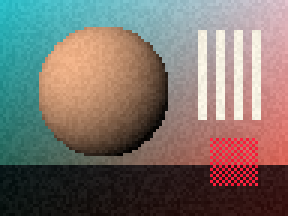
#> input picture tests/golden/fixtures/originals/90f63300d51794ea.jpg, 96 x 72 px (shown 3 times larger)
$ python fetch-corpus.py ../../tests/golden/fixtures
#> lines starting #> are read from the running program, lines starting #| are printed output that depends on the picture
#!/usr/bin/env python3
"""Fetch the fixed public-domain benchmark corpus and resize it to the benchmark widths.

Usage: scripts/bench/fetch-corpus.py [DEST_DIR]   (default: ./bench-corpus, git-ignored)

Needs Python 3 with Pillow. Originals are cached in DEST_DIR/originals so reruns are offline.
Every source is public domain or CC0; see the SOURCES table for the URL and licence of each.
"""

import hashlib
import sys
import urllib.request
from pathlib import Path

from PIL import Image

Image.MAX_IMAGE_PIXELS = None
UA = "dith-bench/1.0 (https://github.com/lassejlv/diths)"

# name, output width, output format, mode, source URL, licence
SOURCES = [
    ("tapestry-4000.jpg", 4000, "JPEG", "RGB",
     "https://images.metmuseum.org/CRDImages/cl/original/DP118991.jpg",
     "CC0 (The Met Open Access, object 467642, The Unicorn Rests in a Garden)"),
    ("pillars-3200.jpg", 3200, "JPEG", "RGB",
     "https://upload.wikimedia.org/wikipedia/commons/6/68/Pillars_of_creation_2014_HST_WFC3-UVIS_full-res_denoised.jpg",
     "Public domain (NASA/ESA Hubble)"),
    ("wheatfield-3000.jpg", 3000, "JPEG", "RGB",
     "https://images.metmuseum.org/CRDImages/ep/original/DP-42549-001.jpg",
     "CC0 (The Met Open Access, object 436535, Van Gogh, Wheat Field with Cypresses)"),
    ("rhinoceros-2400.png", 2400, "PNG", "L",
     "https://upload.wikimedia.org/wikipedia/commons/3/3f/D%C3%BCrer%27s_Rhinoceros%2C_1515.jpg",
     "Public domain (Albrecht Duerer, 1515, woodcut; grayscale illustration)"),
    ("earth-2048.png", 2048, "PNG", "RGB",
     "https://upload.wikimedia.org/wikipedia/commons/9/97/The_Earth_seen_from_Apollo_17.jpg",
     "Public domain (NASA, Apollo 17)"),
    ("tetons-1600.jpg", 1600, "JPEG", "L",
     "https://upload.wikimedia.org/wikipedia/commons/2/21/Adams_The_Tetons_and_the_Snake_River.jpg",
     "Public domain (Ansel Adams, US National Archives)"),
    ("wave-1200.png", 1200, "PNG", "RGB",
     "https://images.metmuseum.org/CRDImages/as/original/DP130155.jpg",
     "CC0 (The Met Open Access, object 45434, Hokusai, Under the Wave off Kanagawa)"),
    ("migrant-800.jpg", 800, "JPEG", "L",
     "https://upload.wikimedia.org/wikipedia/commons/5/54/Lange-MigrantMother02.jpg",
     "Public domain (Dorothea Lange, US Farm Security Administration)"),
]


def fetch(url: str, dest: Path) -> None:
    if dest.exists():
        return
    request = urllib.request.Request(url, headers={"User-Agent": UA})
    with urllib.request.urlopen(request) as response:
        dest.write_bytes(response.read())


def main() -> None:
    root = Path(sys.argv[1] if len(sys.argv) > 1 else "bench-corpus")
    originals = root / "originals"
    originals.mkdir(parents=True, exist_ok=True)
    for name, width, fmt, mode, url, licence in SOURCES:
        original = originals / (hashlib.sha256(url.encode()).hexdigest()[:16] + ".jpg")
        fetch(url, original)
        out = root / name
        if not out.exists():
            img = Image.open(original).convert(mode)
#> img is the input picture: PIL image 96x72 RGB; mean R, G, B 123.5, 113.9, 107.2
            height = round(img.height * width / img.width)
#> height = 3000
            img = img.resize((width, height), Image.LANCZOS)
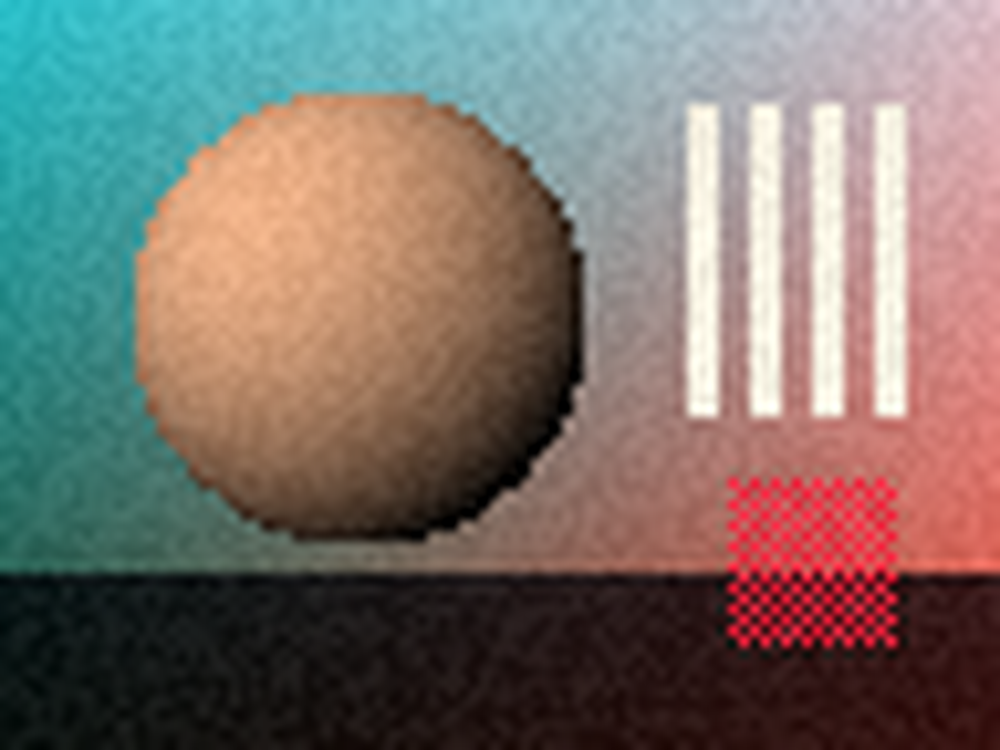
#> img: PIL image 4000x3000 RGB (shown at 1/4 size); mean R, G, B 123.5, 113.9, 107.2
            if fmt == "JPEG":
                img.save(out, fmt, quality=92)
            else:
                img.save(out, fmt)
        digest = hashlib.sha256(out.read_bytes()).hexdigest()[:16]
        with Image.open(out) as img:
            print(f"{name}\t{img.width}x{img.height}\t{digest}\t{licence}\t{url}")
#| tapestry-4000.jpg	4000x3000	c487191ab7d9815a	CC0 (The Met Open Access, object 467642, The Unicorn Rests in a Garden)	https://images.metmuseum.org/CRDImages/cl/original/DP118991.jpg

    # Synthetic RGBA fixture (soft radial alpha over the wave) for the alpha code paths.
    alpha_out = root / "alpha-1024.png"
    if not alpha_out.exists():
        base = Image.open(root / "wave-1200.png").convert("RGB").resize((1024, 704), Image.LANCZOS)
        mask = Image.radial_gradient("L").resize(base.size, Image.BILINEAR).point(lambda v: 255 - v)
        mask = mask.point(lambda v: 0 if v < 40 else min(255, (v - 40) * 2))
        base.putalpha(mask)
        base.save(alpha_out, "PNG")
    print(f"alpha-1024.png\t1024x704\t{hashlib.sha256(alpha_out.read_bytes()).hexdigest()[:16]}\tsynthetic (derived from wave-1200.png)\t-")

    # Synthetic animation inputs: a 12-frame GIF and a 4-frame PNG sequence panned across the wave.
    wave = Image.open(root / "wave-1200.png").convert("RGB")
    loop_out = root / "loop-320.gif"
    if not loop_out.exists():
        frames = [wave.crop((40 * i, 60, 40 * i + 640, 540)).resize((320, 240), Image.LANCZOS) for i in range(12)]
        frames = [f.quantize(colors=64, method=Image.MEDIANCUT, dither=Image.NONE) for f in frames]
        frames[0].save(loop_out, save_all=True, append_images=frames[1:], duration=80, loop=0)
    print(f"loop-320.gif\t320x240\t{hashlib.sha256(loop_out.read_bytes()).hexdigest()[:16]}\tsynthetic (derived from wave-1200.png)\t-")
    for i in range(4):
        seq_out = root / f"seq-{i + 1:02d}.png"
        if not seq_out.exists():
            wave.crop((120 * i, 100, 120 * i + 600, 500)).resize((300, 200), Image.LANCZOS).save(seq_out, "PNG")
        print(f"{seq_out.name}\t300x200\t{hashlib.sha256(seq_out.read_bytes()).hexdigest()[:16]}\tsynthetic (derived from wave-1200.png)\t-")


if __name__ == "__main__":
#> (the run stopped early here; a loop or call above may not have finished)
